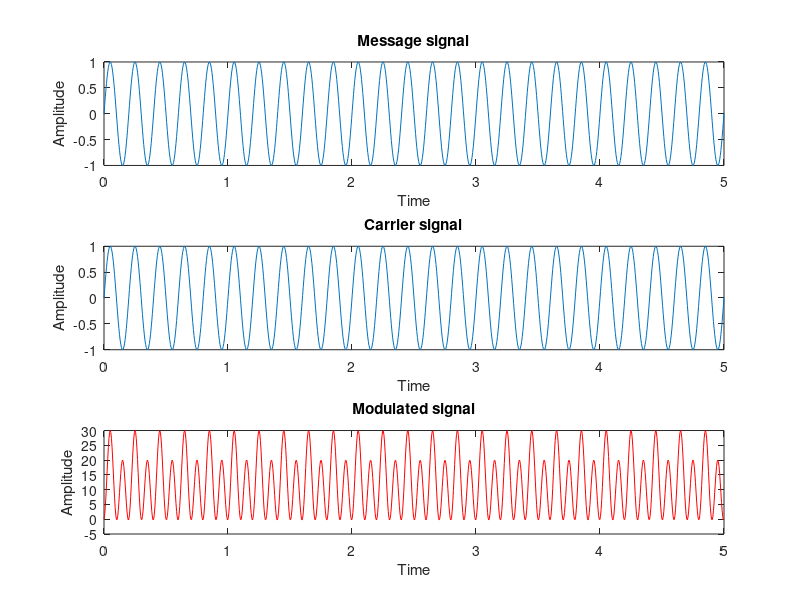

Reproduce this figure in MATLAB.
clc;
clear all;
close all;

Ac=input('enter carrier signal amplitude');
Am=input('enter message signal amplitude');
fc=input('enter carrier frequency');
fm=input('enter message frequency');
m=input('enter modulation index');
t=input('enter time period');

t1=linspace(0,t,1000);
y1=sin(2*pi*fm*t1);
y2=sin(2*pi*fc*t1);
eq=(1+m.*y1).*(Ac.*y2);

subplot(311);
plot(t1,y1);
xlabel('Time');
ylabel('Amplitude');
title('Message signal');
subplot(312)
plot(t1,y2);
xlabel('Time');
ylabel('Amplitude');
title('Carrier signal');
subplot(313);
plot(t1,eq);
plot(t1,eq,'r');
xlabel('Time');
ylabel('Amplitude');
title('Modulated signal');